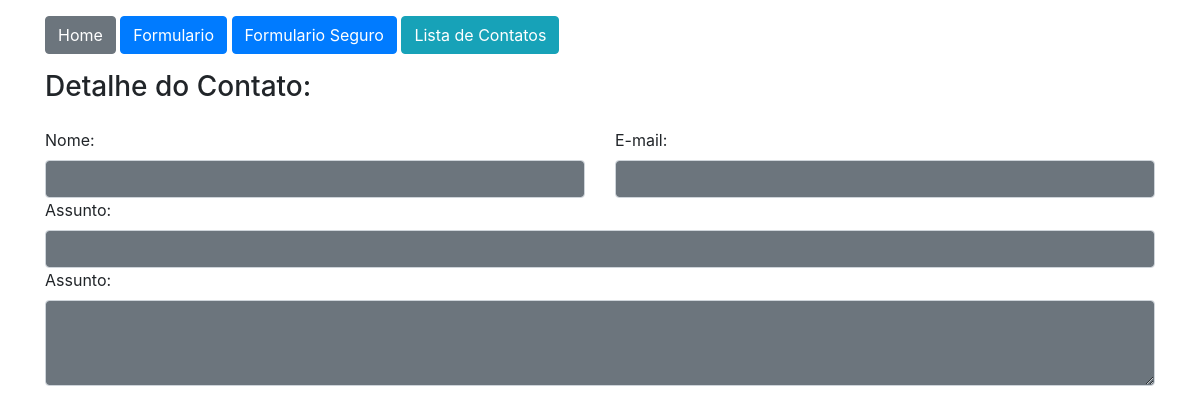
Before: /contato/8/ with the older database file.
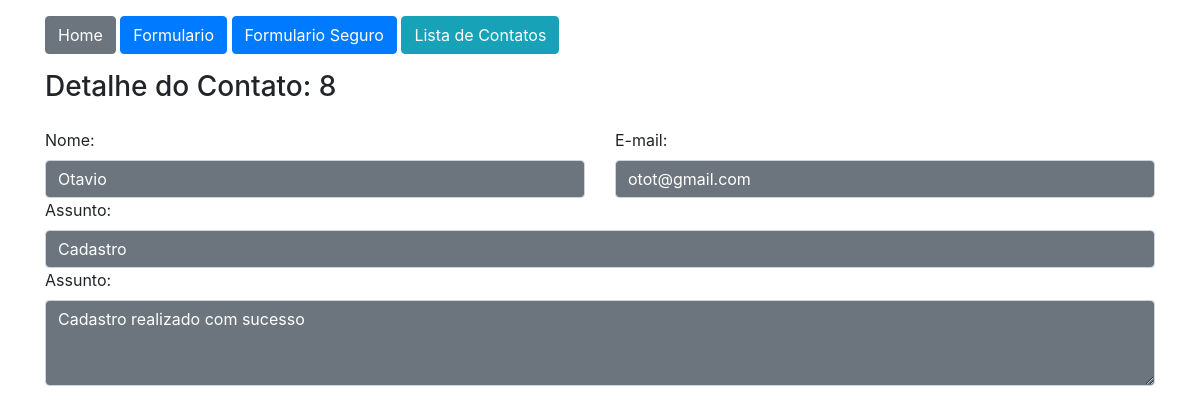
After: the same page with the newer database file.
### app/models.py (models this page shows)
class Contato(db.Model):
    id = db.Column(db.Integer, primary_key=True)
    nome = db.Column(db.String, nullable=True)
    email = db.Column(db.String, nullable=True)
    assunto = db.Column(db.String, nullable=True)
    mensagem = db.Column(db.String, nullable=True)

### app/views.py (the view)
@app.route('/contato/<int:id>/')
def contato_detalhe(id):
    obj = Contato.query.get(id)
    return render_template('contato_detalhe.html', obj=obj)

### app/templates/contato_detalhe.html
{% extends 'base.html' %}
{% block content %}
    <div class="container">
        {% include 'nav.html' %}
        <h3 class="mt-3">Detalhe do Contato: {{obj.id}}</h3>
        <div class="row mt-4">
            <div class="col-md-6">
                <label for="nome">Nome:</label>
                <input type="text" id="nome" name="nome" value="{{obj.nome}}" class="form-control bg-secondary text-white" readonly>
            </div>
            <div class="col-md-6">
                <label for="email">E-mail:</label>
                <input type="text" id="email" name="email" value="{{obj.email}}" class="form-control bg-secondary text-white" readonly>
            </div>
            <div class="col-md-12">
                <label for="assunto">Assunto:</label>
                <input type="text" name="assunto" id="assunto" value="{{obj.assunto}}" class="form-control bg-secondary text-white" readonly>
            </div>
            <div class="col-md-12">
                <label for="mensagem">Assunto:</label>
                <textarea rows="3" type="textarea" name="mensagem" id="mensagem" class="form-control bg-secondary text-white" readonly>{{obj.mensagem}}</textarea>
            </div>
        </div>
    </div>
{% endblock %}

### app/templates/base.html (shortened to what this page needs)
<!DOCTYPE html>
<html lang="pt-br">
<head>
    <link rel="stylesheet" href="https://stackpath.bootstrapcdn.com/bootstrap/4.1.3/css/bootstrap.min.css">
    <link rel="stylesheet" href="../static/css/style.css">
</head>
<body>
    <section class="container-fluid mt-3">
        {% block content %} {% endblock %}
    </section>
</body>
</html>

### app/templates/nav.html
    <div>
        <a href="/" class="btn btn-secondary">Home</a>
        <a href="{{url_for('formulario_old')}}" class="btn btn-primary">Formulario</a>
        <a href="{{url_for('formulario_form')}}" class="btn btn-primary">Formulario Seguro</a>
        <a href="{{url_for('contatoLista')}}" class="btn btn-info">Lista de Contatos</a>
    </div>

Changed rows visible on the page:
added Contato: id "8", nome "Otavio", email "otot@gmail.com", assunto "Cadastro", mensagem "Cadastro realizado com sucesso"
